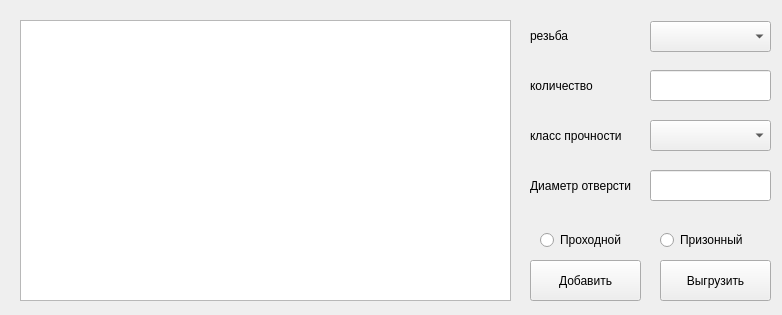
<?xml version="1.0" encoding="UTF-8"?>
<ui version="4.0">
 <class>Form</class>
 <widget class="QWidget" name="Form">
  <property name="geometry">
   <rect>
    <x>0</x>
    <y>0</y>
    <width>782</width>
    <height>315</height>
   </rect>
  </property>
  <property name="windowTitle">
   <string>Form</string>
  </property>
  <widget class="QLabel" name="label_3">
   <property name="geometry">
    <rect>
     <x>530</x>
     <y>120</y>
     <width>101</width>
     <height>31</height>
    </rect>
   </property>
   <property name="text">
    <string>класс прочности</string>
   </property>
  </widget>
  <widget class="QLabel" name="label_4">
   <property name="geometry">
    <rect>
     <x>530</x>
     <y>170</y>
     <width>101</width>
     <height>31</height>
    </rect>
   </property>
   <property name="text">
    <string>Диаметр отверстия</string>
   </property>
  </widget>
  <widget class="QLineEdit" name="Count">
   <property name="geometry">
    <rect>
     <x>650</x>
     <y>70</y>
     <width>121</width>
     <height>31</height>
    </rect>
   </property>
  </widget>
  <widget class="QTableWidget" name="Table">
   <property name="geometry">
    <rect>
     <x>20</x>
     <y>20</y>
     <width>491</width>
     <height>281</height>
    </rect>
   </property>
  </widget>
  <widget class="QLabel" name="label">
   <property name="geometry">
    <rect>
     <x>530</x>
     <y>20</y>
     <width>101</width>
     <height>31</height>
    </rect>
   </property>
   <property name="text">
    <string>резьба</string>
   </property>
  </widget>
  <widget class="QLabel" name="label_2">
   <property name="geometry">
    <rect>
     <x>530</x>
     <y>70</y>
     <width>101</width>
     <height>31</height>
    </rect>
   </property>
   <property name="text">
    <string>количество</string>
   </property>
  </widget>
  <widget class="QLineEdit" name="Diam">
   <property name="geometry">
    <rect>
     <x>650</x>
     <y>170</y>
     <width>121</width>
     <height>31</height>
    </rect>
   </property>
  </widget>
  <widget class="QPushButton" name="AddBtn">
   <property name="geometry">
    <rect>
     <x>530</x>
     <y>260</y>
     <width>111</width>
     <height>41</height>
    </rect>
   </property>
   <property name="text">
    <string>Добавить</string>
   </property>
  </widget>
  <widget class="QComboBox" name="Thread">
   <property name="geometry">
    <rect>
     <x>650</x>
     <y>21</y>
     <width>121</width>
     <height>31</height>
    </rect>
   </property>
  </widget>
  <widget class="QComboBox" name="Class">
   <property name="geometry">
    <rect>
     <x>650</x>
     <y>120</y>
     <width>121</width>
     <height>31</height>
    </rect>
   </property>
  </widget>
  <widget class="QRadioButton" name="ThrBolt">
   <property name="geometry">
    <rect>
     <x>540</x>
     <y>230</y>
     <width>95</width>
     <height>20</height>
    </rect>
   </property>
   <property name="text">
    <string>Проходной</string>
   </property>
  </widget>
  <widget class="QRadioButton" name="PinBolt">
   <property name="geometry">
    <rect>
     <x>660</x>
     <y>230</y>
     <width>95</width>
     <height>20</height>
    </rect>
   </property>
   <property name="text">
    <string>Призонный</string>
   </property>
  </widget>
  <widget class="QPushButton" name="DownloadBtn">
   <property name="geometry">
    <rect>
     <x>660</x>
     <y>260</y>
     <width>111</width>
     <height>41</height>
    </rect>
   </property>
   <property name="text">
    <string>Выгрузить</string>
   </property>
  </widget>
 </widget>
 <resources/>
 <connections/>
</ui>
